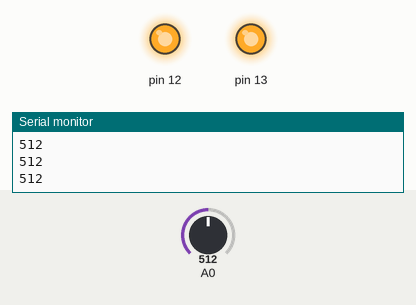
Simulated run of this sketch. Board: Arduino Uno, built with avr-gcc and run on an emulated ATmega328P. Shown: output pins drawn as LEDs (lit = HIGH), the last lines printed to the serial monitor. The test bench sets the inputs (shaded band); at power-on: A0 = 512.

Above: at 1.2 s.
1.3 s: A0 set to 484
At 1.7 s:
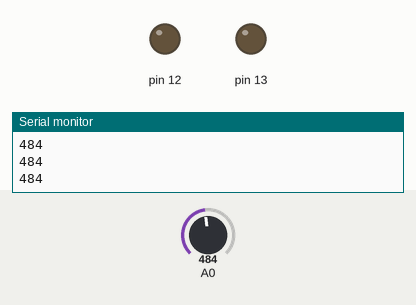
2.8 s: A0 set to 510
At 3.1 s:
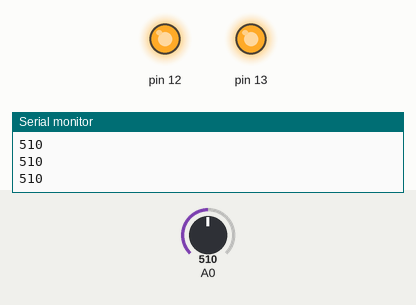
4.3 s: A0 set to 490
At 5.3 s:
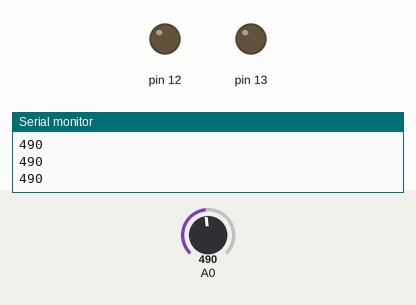
Timing chart, 0 to 7.3 s (numbered marks = the images above; inputs shaded):
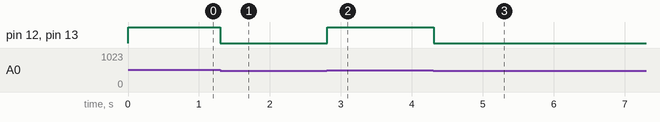

The sketch:

sensor_de_vazamento.ino
```cpp
// C++ code
//
void setup()
{
  pinMode(A0, INPUT);
  Serial.begin(9600);
  pinMode(13, OUTPUT);
  pinMode(12, OUTPUT);
}

void loop()
{
  Serial.println(analogRead(A0));
  if (analogRead(A0) >= 500) {
    digitalWrite(13, HIGH);
    digitalWrite(12, HIGH);
  } else {
    digitalWrite(13, LOW);
    digitalWrite(12, LOW);
  }
  delay(10); // Delay a little bit to improve simulation performance
}
```

Measured:
- the behaviour switches between 500 and 499 on A0 (found by bisection; images 0 and 1)
- after the input at 1.3 s, pin 12, pin 13: HIGH → LOW at once
- after the input at 2.8 s, pin 12, pin 13: LOW → HIGH at once
- after the input at 4.3 s, pin 12, pin 13: HIGH → LOW at once
